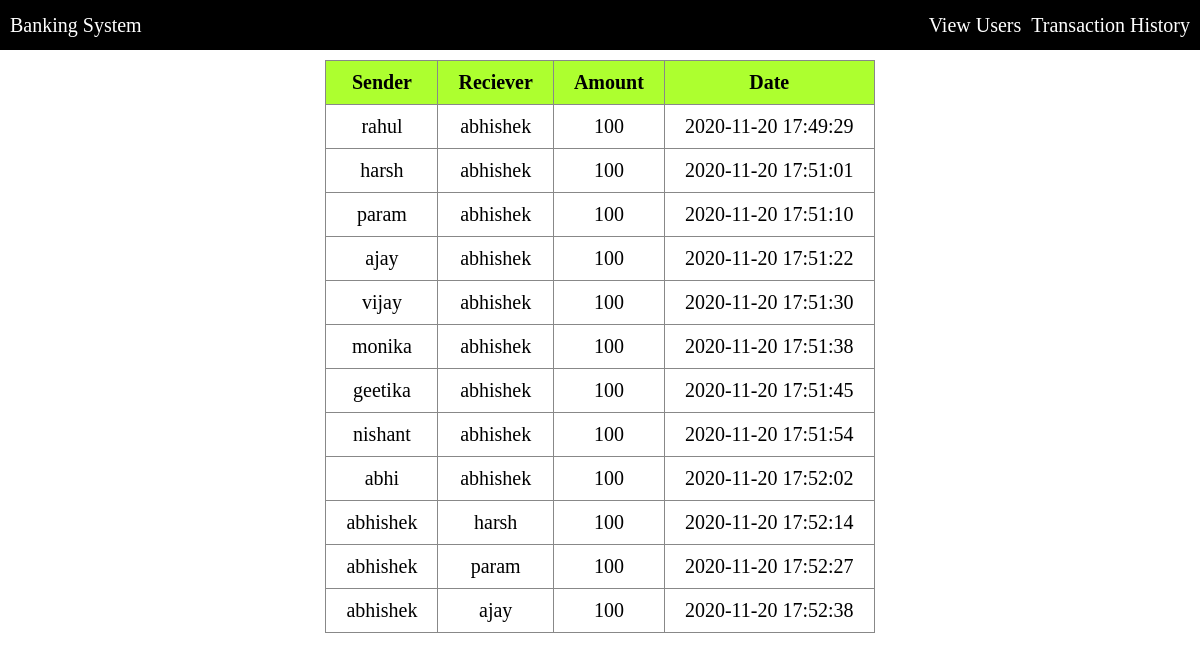
The page /history.php on the database its author committed.
### tables this page shows
CREATE TABLE `transactions` (
  `id` int(11) NOT NULL,
  `sender` varchar(255) NOT NULL,
  `reciever` varchar(255) NOT NULL,
  `amount` double NOT NULL,
  `date` timestamp NOT NULL DEFAULT current_timestamp()
);

### history.php (the view, shortened to what this page needs)
<?php
include "conn.php";
?>
<!DOCTYPE html>
<html lang="en">
<head>
    <link rel="stylesheet" href="app.css">
</head>
<body>
    <?php include "header.php" ?>
    <table class="container">
        <tr>
            <th>Sender</th>
            <th>Reciever</th>
            <th>Amount</th>
            <th>Date</th>
        </tr>
        <?php
        $sql = "SELECT * FROM transactions";
        $stmt = $conn->query($sql);
        $rows = $stmt->fetchAll();
        foreach ($rows as $row) {
            echo "
    <tr>
    <td> $row[sender] </td>
    <td> $row[reciever] </td>
    <td> $row[amount] </td>
    <td> $row[date] </td>
    </tr>
    ";
        }
        ?>
    </table>
</body>
</html>

### header.php
<header>
    <div class="logo"><a href="./index.php">Banking system</a></div>
    <nav>
        <ul>
            <li><a href="./view.php">view users</a></li>
            <li><a href="./history.php">transaction history</a></li>
        </ul>
    </nav>
</header>

### app.css (style rules this page uses)
* { margin: 0; padding: 0; box-sizing: border-box; }
html, body { width: 100vw; min-height: 100vh; }
.container { display: flex; width: 100%; height: 100%; justify-content: center; align-items: center; flex-direction: column; }
a { text-decoration: none; color: inherit; }
table, th, td { padding: 10px 20px; text-align: center; font-size: 20px; border-collapse: collapse; }
th, td { border: 1px solid #888; }
th { background-color: greenyellow; }
header { position: relative; height: 50px; background-color: black; width: 100%; font-size: 20px; display: flex; justify-content: space-between; align-items: center; padding: 0 10px; color: #fff; text-transform: capitalize; }
ul { list-style-type: none; display: flex; flex-direction: row; justify-content: space-between; }
ul li { padding-left: 10px; }

### rows shown on the page
transactions: sender "rahul", reciever "abhishek", amount "100", date "2020-11-20 17:49:29"
transactions: sender "harsh", reciever "abhishek", amount "100", date "2020-11-20 17:51:01"
transactions: sender "param", reciever "abhishek", amount "100", date "2020-11-20 17:51:10"
transactions: sender "ajay", reciever "abhishek", amount "100", date "2020-11-20 17:51:22"
transactions: sender "vijay", reciever "abhishek", amount "100", date "2020-11-20 17:51:30"
transactions: sender "monika", reciever "abhishek", amount "100", date "2020-11-20 17:51:38"
transactions: sender "geetika", reciever "abhishek", amount "100", date "2020-11-20 17:51:45"
transactions: sender "nishant", reciever "abhishek", amount "100", date "2020-11-20 17:51:54"
transactions: sender "abhi", reciever "abhishek", amount "100", date "2020-11-20 17:52:02"
transactions: sender "abhishek", reciever "harsh", amount "100", date "2020-11-20 17:52:14"
transactions: sender "abhishek", reciever "param", amount "100", date "2020-11-20 17:52:27"
transactions: sender "abhishek", reciever "ajay", amount "100", date "2020-11-20 17:52:38"
